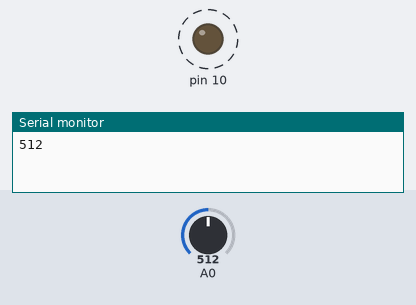
The sketch below on a simulated Arduino Uno, built with avr-gcc and run on an emulated ATmega328P. Shown: output pins drawn as LEDs (lit = HIGH), the last lines printed to the serial monitor. Dashed ring = blinking. Inputs (shaded band) come from the test bench; at power-on: A0 = 512.

Above: at 1.8 s.
1.9 s: A0 set to 306
At 2.2 s:
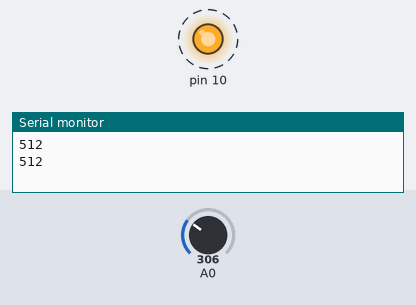
5.4 s: A0 set to 122
At 5.56 s:
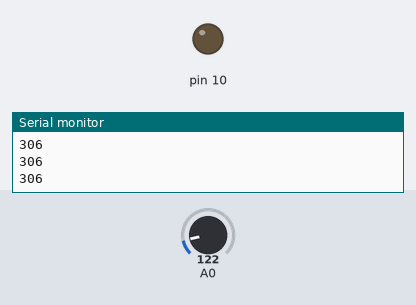
Timing chart, 0 to 14.9 s (numbered marks = the images above; inputs shaded):
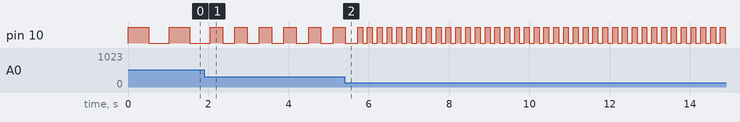

The sketch:

potentiometer.ino
```cpp
void setup() {
  // put your setup code here, to run once:
  pinMode(10,OUTPUT);
  Serial.begin(9600);

}

void loop() {
  // put your main code here, to run repeatedly:
  int potiValue = analogRead(A0); //value of A0 (0-1023)

  digitalWrite(10, HIGH);
  delay(potiValue);
  digitalWrite(10, LOW);
  delay(potiValue);

  Serial.println(potiValue);
}
```

Measured:
- after the input at 1.9 s, pin 10: alternates HIGH for 0.31 s and LOW for 0.31 s, starting after 0.46 s
- by itself, pin 10: alternates HIGH for 0.51 s and LOW for 0.51 s
